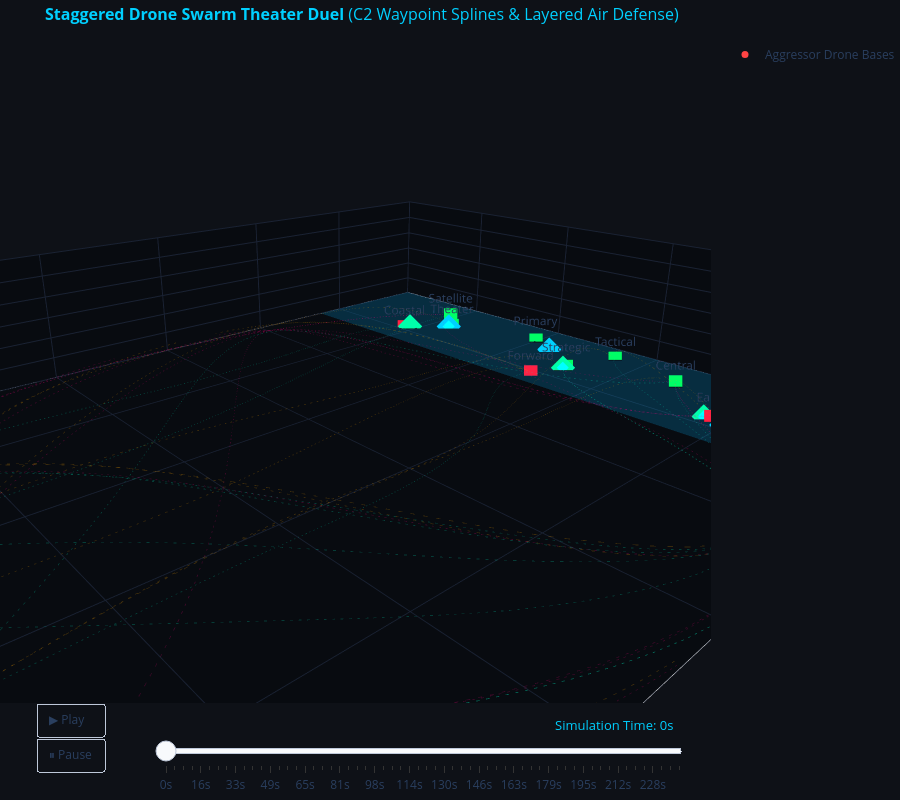

The cell this chart's notebook holds for it:
### Code cell
# ==============================================================================
# 8. PLAYABLE / PAUSABLE 3D STAGGERED DRONE SWARM VISUALIZER
# ==============================================================================

def build_staggered_drone_visualizer(threat_records, battery_list, target_list, n_frames=60, t_total=240.0):
    fig = go.Figure()
    
    # 1. Base Static Elements: Aggressor and Defended Sector Ground Meshes
    base_traces = [
        go.Mesh3d(
            x=[0, 500e3, 500e3, 0], y=[0, 0, THEATER_Y_MAX, THEATER_Y_MAX], z=[0, 0, 0, 0],
            color='rgba(255, 60, 60, 0.22)', name='Aggressor Staging Sector (0-500 km)', hoverinfo='name'
        ),
        go.Mesh3d(
            x=[9500e3, 12000e3, 12000e3, 9500e3], y=[0, 0, THEATER_Y_MAX, THEATER_Y_MAX], z=[0, 0, 0, 0],
            color='rgba(0, 180, 255, 0.20)', name='Defended Vital Sector (>= 10,000 km)', hoverinfo='name'
        ),
        # Aggressor Launch Bases
        go.Scatter3d(
            x=[b['pos'][0] for b in AGGRESSOR_LAUNCH_BASES],
            y=[b['pos'][1] for b in AGGRESSOR_LAUNCH_BASES],
            z=[b['pos'][2] for b in AGGRESSOR_LAUNCH_BASES],
            mode='markers+text',
            marker=dict(size=7, color='#ff4444', symbol='circle'),
            text=[b['id'] for b in AGGRESSOR_LAUNCH_BASES],
            textposition='top center',
            name='Aggressor Drone Bases'
        )
    ]
    
    # Defender Batteries
    for b in battery_list:
        base_traces.append(go.Scatter3d(
            x=[b['pos'][0]], y=[b['pos'][1]], z=[b['pos'][2]],
            mode='markers+text',
            marker=dict(size=8, color='#00d0ff' if b['type'] == 'SAM' else '#00ffaa', symbol='diamond'),
            text=[b['name'].split()[1]],
            textposition='bottom center',
            name=b['name'],
            hovertext=f"{b['name']} ({b['type']})",
            showlegend=False
        ))
        
    # Vital Targets
    for t in target_list:
        is_dest = target_status[t['name']]['destroyed']
        base_traces.append(go.Scatter3d(
            x=[t['pos'][0]], y=[t['pos'][1]], z=[t['pos'][2]],
            mode='markers+text',
            marker=dict(size=7, color='#ff2244' if is_dest else '#00ff66', symbol='square'),
            text=[t['name'].split()[0]],
            textposition='top center',
            name=t['name'],
            hovertext=f"{t['name']} ({'DESTROYED' if is_dest else 'INTACT'})",
            showlegend=False
        ))
        
    # Static faint guide paths showing complete spline curves
    for d in threat_records:
        traj = d['trajectory']
        t_sample = np.linspace(d['t_launch'], d['t_impact'], 40)
        pts = np.array([traj.evaluate(t).position for t in t_sample])
        base_traces.append(go.Scatter3d(
            x=pts[:, 0], y=pts[:, 1], z=pts[:, 2],
            mode='lines',
            line=dict(color=d['color'], width=1.5, dash='dot'),
            opacity=0.20,
            showlegend=False,
            hoverinfo='none'
        ))
        
    # Initial Frame 0 Active Traces per Drone Threat
    for d in threat_records:
        bp = d['base_pos']
        col = d['color']
        base_traces.append(go.Scatter3d(x=[bp[0]], y=[bp[1]], z=[bp[2]], mode='lines', line=dict(color=col, width=3), showlegend=False))
        base_traces.append(go.Scatter3d(x=[bp[0]], y=[bp[1]], z=[bp[2]], mode='markers', marker=dict(size=5, color=col, symbol='circle'), showlegend=False))
        bat_pos = d['assigned_battery_pos'] if d['assigned_battery_pos'] is not None else bp
        base_traces.append(go.Scatter3d(x=[bat_pos[0]], y=[bat_pos[1]], z=[bat_pos[2]], mode='lines', line=dict(color='#00ffff', width=2), showlegend=False))
        base_traces.append(go.Scatter3d(x=[bat_pos[0]], y=[bat_pos[1]], z=[bat_pos[2]], mode='markers', marker=dict(size=4, color='#00ffff', symbol='diamond'), showlegend=False))
        base_traces.append(go.Scatter3d(x=[bp[0]], y=[bp[1]], z=[bp[2]], mode='markers', marker=dict(size=1, color='rgba(0,0,0,0)'), showlegend=False))
        
    for tr in base_traces:
        fig.add_trace(tr)
        
    n_static = 3 + len(battery_list) + len(target_list) + len(threat_records)
    
    # 2. Build Staggered Animation Frames
    time_frames = np.linspace(0.0, t_total, n_frames)
    frames = []
    
    for k, t_curr in enumerate(time_frames):
        frame_data = []
        for d in threat_records:
            traj = d['trajectory']
            t_l = d['t_launch']
            t_end = d['t_end']
            col = d['color']
            
            # --- Drone Motion ---
            if t_curr < t_l:
                bp = d['base_pos']
                dx, dy, dz = [bp[0]], [bp[1]], [bp[2]]
                hx, hy, hz = [bp[0]], [bp[1]], [bp[2]]
                head_size = 0.1
            elif t_curr <= t_end:
                sub_t = np.linspace(t_l, t_curr, max(2, int(20 * (t_curr - t_l)/(t_end - t_l + 1e-3))))
                pts = np.array([traj.evaluate(t).position for t in sub_t])
                dx, dy, dz = pts[:, 0].tolist(), pts[:, 1].tolist(), pts[:, 2].tolist()
                hx, hy, hz = [dx[-1]], [dy[-1]], [dz[-1]]
                head_size = 6
            else:
                sub_t = np.linspace(t_l, t_end, 20)
                pts = np.array([traj.evaluate(t).position for t in sub_t])
                dx, dy, dz = pts[:, 0].tolist(), pts[:, 1].tolist(), pts[:, 2].tolist()
                hx, hy, hz = [dx[-1]], [dy[-1]], [dz[-1]]
                head_size = 0.1
                
            frame_data.append(go.Scatter3d(x=dx, y=dy, z=dz, mode='lines', line=dict(color=col, width=3 if t_curr <= t_end else 1)))
            frame_data.append(go.Scatter3d(x=hx, y=hy, z=hz, mode='markers', marker=dict(size=head_size, color=col, symbol='circle')))
            
            # --- Interceptor Motion ---
            if d['t_fire'] is not None and d['assigned_battery_pos'] is not None and t_curr >= d['t_fire']:
                bat_pos = d['assigned_battery_pos']
                int_pos = d['intercept_pos'] if d['intercept_pos'] is not None else d['target_pos']
                t_f = d['t_fire']
                t_int = d['t_intercept'] if d['t_intercept'] is not None else t_end
                
                frac = min(1.0, max(0.0, (t_curr - t_f) / (t_int - t_f + 1e-3)))
                curr_int_pos = bat_pos + frac * (int_pos - bat_pos)
                
                ix = [bat_pos[0], curr_int_pos[0]]
                iy = [bat_pos[1], curr_int_pos[1]]
                iz = [bat_pos[2], curr_int_pos[2]]
                ih_size = 5 if frac < 1.0 else 0.1
            else:
                bp = d['base_pos']
                ix, iy, iz = [bp[0]], [bp[1]], [bp[2]]
                ih_size = 0.1
                
            frame_data.append(go.Scatter3d(x=ix, y=iy, z=iz, mode='lines', line=dict(color='#00ffff', width=2)))
            frame_data.append(go.Scatter3d(x=[ix[-1]], y=[iy[-1]], z=[iz[-1]], mode='markers', marker=dict(size=ih_size, color='#00ffff', symbol='diamond')))
            
            # --- Burst / Detonation Event ---
            if t_curr >= t_end:
                if d['intercepted'] and d['intercept_pos'] is not None:
                    bx, by, bz = [d['intercept_pos'][0]], [d['intercept_pos'][1]], [d['intercept_pos'][2]]
                    b_color, b_sym, b_sz = '#00ffff', 'cross', 8
                else:
                    bx, by, bz = [d['target_pos'][0]], [d['target_pos'][1]], [d['target_pos'][2]]
                    b_color, b_sym, b_sz = '#ff0033', 'x', 10
            else:
                bx, by, bz = [d['base_pos'][0]], [d['base_pos'][1]], [d['base_pos'][2]]
                b_color, b_sym, b_sz = 'rgba(0,0,0,0)', 'circle', 0.1
                
            frame_data.append(go.Scatter3d(x=bx, y=by, z=bz, mode='markers', marker=dict(size=b_sz, color=b_color, symbol=b_sym)))
            
        frames.append(go.Frame(data=frame_data, traces=list(range(n_static, n_static + len(frame_data))), name=f"f_{k}"))
        
    fig.frames = frames
    
    # 3. Interactive Play / Pause & Time Slider Controls
    slider_steps = []
    for k, t_curr in enumerate(time_frames):
        slider_steps.append({
            "args": [[f"f_{k}"], {"frame": {"duration": 0, "redraw": True}, "mode": "immediate"}],
            "label": f"{t_curr:.0f}s",
            "method": "animate"
        })
        
    fig.update_layout(
        title="<b>Staggered Drone Swarm Theater Duel</b> (C2 Waypoint Splines & Layered Air Defense)",
        title_font=dict(size=16, color='#00d0ff'),
        paper_bgcolor="#0e1117",
        plot_bgcolor="#0e1117",
        scene=dict(
            xaxis=dict(title="Downrange X (km)", range=[0, THEATER_X_MAX], backgroundcolor="#080b10", gridcolor="#1a2233"),
            yaxis=dict(title="Crossrange Y (km)", range=[0, THEATER_Y_MAX], backgroundcolor="#080b10", gridcolor="#1a2233"),
            zaxis=dict(title="Altitude Z (m)", range=[0, 3000], backgroundcolor="#080b10", gridcolor="#1a2233"),
            aspectmode="manual",
            aspectratio=dict(x=3.0, y=2.5, z=0.5),
            camera=dict(eye=dict(x=-1.6, y=-1.8, z=0.9))
        ),
        updatemenus=[{
            "type": "buttons",
            "showactive": False,
            "x": 0.05, "y": 0.0,
            "xanchor": "left", "yanchor": "top",
            "buttons": [
                {
                    "label": "▶ Play",
                    "method": "animate",
                    "args": [None, {"frame": {"duration": 40, "redraw": True}, "fromcurrent": True, "transition": {"duration": 0}}]
                },
                {
                    "label": "⏸ Pause",
                    "method": "animate",
                    "args": [[None], {"frame": {"duration": 0, "redraw": False}, "mode": "immediate", "transition": {"duration": 0}}]
                }
            ]
        }],
        sliders=[{
            "steps": slider_steps,
            "x": 0.22, "y": 0.0,
            "len": 0.75,
            "xanchor": "left", "yanchor": "top",
            "currentvalue": {"font": {"size": 13, "color": "#00d0ff"}, "prefix": "Simulation Time: ", "visible": True, "xanchor": "right"},
            "pad": {"b": 10, "t": 10}
        }],
        margin=dict(l=0, r=0, b=0, t=40),
        height=800
    )
    
    return fig

fig_drone_duel = build_staggered_drone_visualizer(duel_results, DEFENDER_BATTERIES, DEFENDING_TARGETS, n_frames=60, t_total=240.0)
fig_drone_duel.show()
